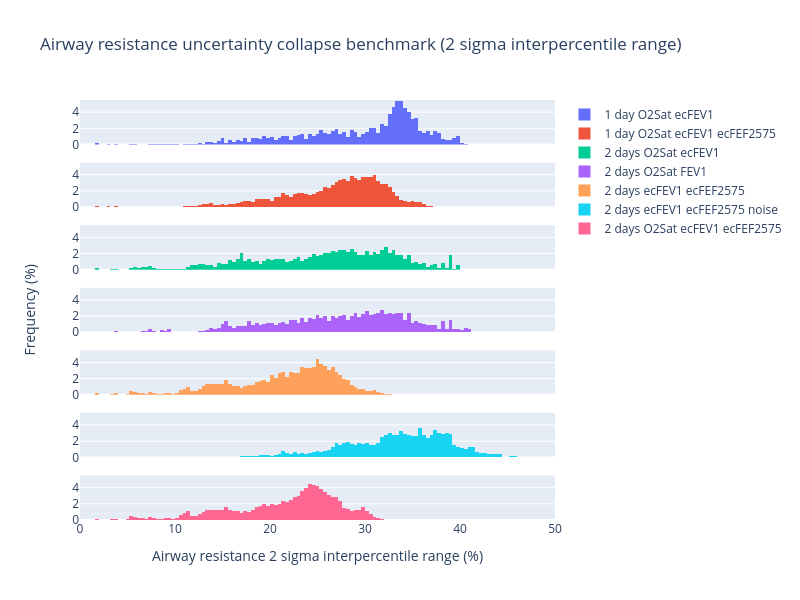

Notebook code cell kept with this figure:
### Code cell
method = "std dev"
xbins = 0.1
method = "1 sigma interpercentile range"
xbins = 0.2
xrange = [0, 30]
method = "2 sigma interpercentile range"
xbins = 0.4
xrange = [0, 50]
# method = "3 sigma interpercentile range"
# xbins = 0.4
# xrange = [0, 70]

title = f"Airway resistance uncertainty collapse benchmark ({method})"

fig = make_subplots(rows=7, cols=1, shared_xaxes=True, y_title="Frequency (%)")

# Y axis title font size
fig.layout.annotations[0]["font"] = {"size": 14}

# Add histogram
fig.add_trace(
    go.Histogram(
        x=df_o2_fev1["1 day O2sat ecFEV1"],
        name="1 day O2Sat ecFEV1",
        histnorm="percent",
        xbins=dict(size=xbins),
    ),
    row=1,
    col=1,
)
fig.add_trace(
    go.Histogram(
        x=df_o2_fev1_fef2575["1 day O2sat ecFEV1 ecFEF2575"],
        name="1 day O2Sat ecFEV1 ecFEF2575",
        histnorm="percent",
        xbins=dict(size=xbins),
    ),
    row=2,
    col=1,
)
fig.add_trace(
    go.Histogram(
        x=df_2days_o2sat_ecfev1["2 days O2Sat ecFEV1"],
        name="2 days O2Sat ecFEV1",
        histnorm="percent",
        xbins=dict(size=xbins),
    ),
    row=3,
    col=1,
)
fig.add_trace(
    go.Histogram(
        x=df_2days_o2sat_fev1["2 days O2Sat FEV1"],
        name="2 days O2Sat FEV1",
        histnorm="percent",
        xbins=dict(size=xbins),
    ),
    row=4,
    col=1,
)
fig.add_trace(
    go.Histogram(
        x=df_2days_ecfev1_ecfef2575["2 days ecFEV1 ecFEF2575"],
        name="2 days ecFEV1 ecFEF2575",
        histnorm="percent",
        xbins=dict(size=xbins),
    ),
    row=5,
    col=1,
)
fig.add_trace(
    go.Histogram(
        x=df_2days_ecfev1_ecfef2575_noise["2 days ecFEV1 ecFEF2575"],
        name="2 days ecFEV1 ecFEF2575 noise",
        histnorm="percent",
        xbins=dict(size=xbins),
    ),
    row=6,
    col=1,
)
fig.add_trace(
    go.Histogram(
        x=df_2days_o2sat_ecfev1_ecfef2575["2 days O2Sat ecFEV1 ecFEF2575"],
        name="2 days O2Sat ecFEV1 ecFEF2575",
        histnorm="percent",
        xbins=dict(size=xbins),
    ),
    row=7,
    col=1,
)


# Add x axis xrange
fig.update_xaxes(range=xrange, title=f"Airway resistance {method} (%)", row=7, col=1)
# Set y axis range
fig.update_yaxes(range=[0, 5.5])

fig.update_layout(title=title, height=600, width=800)
fig.show()

fig.write_image(f"{dh.get_path_to_main()}/PlotsBreathe/AR_modelling/{title}.pdf")

### Figure 1 — Plotly figure (JSON) as saved in the notebook; plotly's stock layout.template omitted (floating-point values rounded to 4 significant figures; data arrays with more than 128 entries replaced by an {"elided": "..."} marker saying what was removed)
{"data": [{"histnorm": "percent", "name": "1 day O2Sat ecFEV1", "type": "histogram", "x": {"elided": "41288 float values"}, "xaxis": "x", "xbins": {"size": 0.4}, "yaxis": "y"}, {"histnorm": "percent", "name": "1 day O2Sat ecFEV1 ecFEF2575", "type": "histogram", "x": {"elided": "41288 float values"}, "xaxis": "x2", "xbins": {"size": 0.4}, "yaxis": "y2"}, {"histnorm": "percent", "name": "2 days O2Sat ecFEV1", "type": "histogram", "x": {"elided": "41260 float values"}, "xaxis": "x3", "xbins": {"size": 0.4}, "yaxis": "y3"}, {"histnorm": "percent", "name": "2 days O2Sat FEV1", "type": "histogram", "x": {"elided": "41260 float values"}, "xaxis": "x4", "xbins": {"size": 0.4}, "yaxis": "y4"}, {"histnorm": "percent", "name": "2 days ecFEV1 ecFEF2575", "type": "histogram", "x": {"elided": "41260 float values"}, "xaxis": "x5", "xbins": {"size": 0.4}, "yaxis": "y5"}, {"histnorm": "percent", "name": "2 days ecFEV1 ecFEF2575 noise", "type": "histogram", "x": {"elided": "41260 float values"}, "xaxis": "x6", "xbins": {"size": 0.4}, "yaxis": "y6"}, {"histnorm": "percent", "name": "2 days O2Sat ecFEV1 ecFEF2575", "type": "histogram", "x": {"elided": "41260 float values"}, "xaxis": "x7", "xbins": {"size": 0.4}, "yaxis": "y7"}], "layout": {"annotations": [{"font": {"size": 14}, "showarrow": false, "text": "Frequency (%)", "textangle": -90, "x": 0, "xanchor": "right", "xref": "paper", "xshift": -40, "y": 0.5, "yanchor": "middle", "yref": "paper"}], "height": 600, "title": {"text": "Airway resistance uncertainty collapse benchmark (2 sigma interpercentile range)"}, "width": 800, "xaxis": {"anchor": "y", "domain": [0, 1], "matches": "x7", "showticklabels": false}, "xaxis2": {"anchor": "y2", "domain": [0, 1], "matches": "x7", "showticklabels": false}, "xaxis3": {"anchor": "y3", "domain": [0, 1], "matches": "x7", "showticklabels": false}, "xaxis4": {"anchor": "y4", "domain": [0, 1], "matches": "x7", "showticklabels": false}, "xaxis5": {"anchor": "y5", "domain": [0, 1], "matches": "x7", "showticklabels": false}, "xaxis6": {"anchor": "y6", "domain": [0, 1], "matches": "x7", "showticklabels": false}, "xaxis7": {"anchor": "y7", "domain": [0, 1], "range": [0, 50], "title": {"text": "Airway resistance 2 sigma interpercentile range (%)"}}, "yaxis": {"anchor": "x", "domain": [0.8939, 1], "range": [0, 5.5]}, "yaxis2": {"anchor": "x2", "domain": [0.7449, 0.851], "range": [0, 5.5]}, "yaxis3": {"anchor": "x3", "domain": [0.5959, 0.702], "range": [0, 5.5]}, "yaxis4": {"anchor": "x4", "domain": [0.4469, 0.5531], "range": [0, 5.5]}, "yaxis5": {"anchor": "x5", "domain": [0.298, 0.4041], "range": [0, 5.5]}, "yaxis6": {"anchor": "x6", "domain": [0.149, 0.2551], "range": [0, 5.5]}, "yaxis7": {"anchor": "x7", "domain": [0, 0.1061], "range": [0, 5.5]}}}
